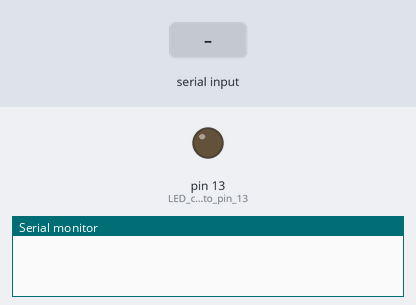
Bench run of a sketch on a simulated Arduino Uno, built with avr-gcc and run on an emulated ATmega328P. Shown: output pins drawn as LEDs (lit = HIGH), the last lines printed to the serial monitor. The inputs (shaded band) are chosen by the test bench.

Above: at 1.2 s.
1.3 s: "1" received over Serial
At 1.6 s:
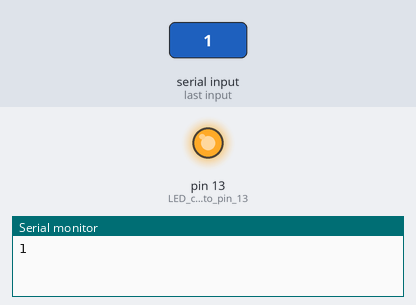
2.8 s: "0" received over Serial
At 3.9 s:
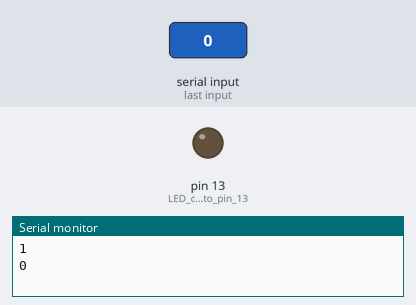
Timing chart, 0 to 5.8 s (numbered marks = the images above; inputs shaded):
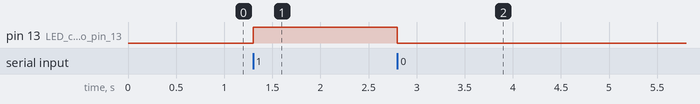

The sketch:

bluetoothled.ino
```cpp
char data;    // Variable to store received Bluetooth data

void setup()
{
   Serial.begin(9600);        // HC-05 default baud rate
   pinMode(13, OUTPUT);       // LED connected to pin 13
   digitalWrite(13, LOW);     // LED initially OFF
}

void loop()
{
   if (Serial.available() > 0)     // Check if data is received
   {
       data = Serial.read();       // Read received data
       Serial.println(data);       // Print data for debugging

       if (data == '1')            // If '1' received
       {
           digitalWrite(13, HIGH); // Turn LED ON
       }
       else if (data == '0')       // If '0' received
       {
           digitalWrite(13, LOW);  // Turn LED OFF
       }
   }
}
```

Measured:
- after the input at 1.3 s, pin 13 (LED_connected_to_pin_13): LOW → HIGH at once
- after the input at 2.8 s, pin 13 (LED_connected_to_pin_13): HIGH → LOW at once
